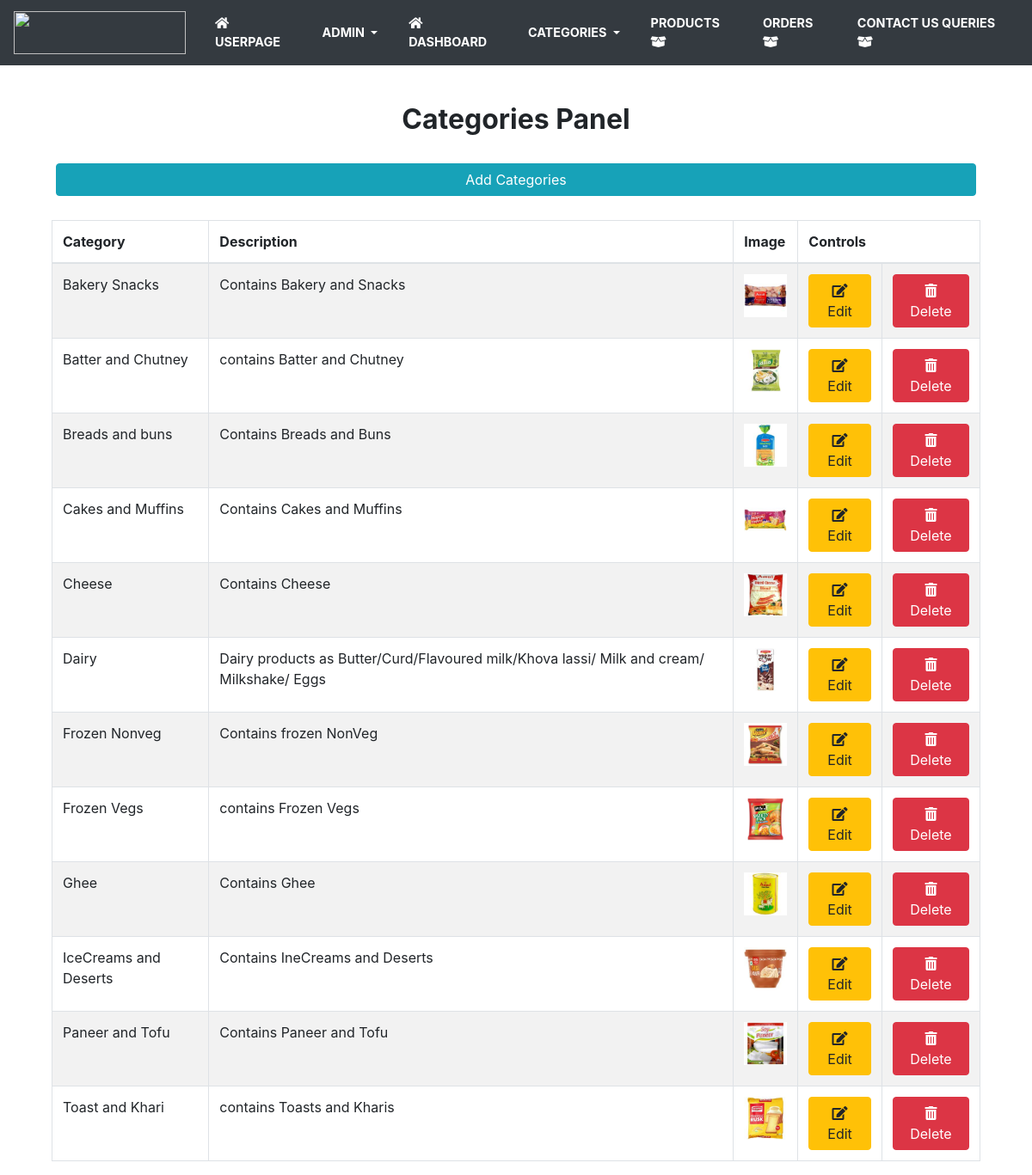
The app's page /Code/categories.php (signed in) with its own data.
### tables this page shows
CREATE TABLE `categories` (
  `categories` varchar(100) NOT NULL,
  `description` text NOT NULL,
  `catphoto` varchar(100) NOT NULL
);

### Code/categories.php (the view, shortened to what this page needs)
<!doctype html>
<html lang="en">
<head>
</head>
<body>
<?php
include_once "adminheader2.php";
?>
<div class="container">
<div class="card-body">
<br>
    <h2 class="text-center"><b>Categories Panel</b></h2>
    <br>
    <h4 class="box-link"><a href="addcategories.php" class='btn btn-info btn-block' name="add" action="addcategories.php">Add Categories</a> </h4>
</div>
<div class="container">
    <div class="table-responsive">
    <table class="table table-bordered table-striped">
        <thead>
        <tr>
            <th>Category</th>
            <th>Description</th>
            <th>Image</th>
            <th colspan="2">Controls</th>
        </tr>
        </thead>
        <tbody>
        <?php
       include_once "connection.php";
        $selectcat = "select * from categories";
        $result = mysqli_query($con, $selectcat);
        while ($row = mysqli_fetch_array($result)) {
            ?>
            <tr>
                <td><?php echo $row[0]; ?></td>
                <td><?php echo $row[1]; ?></td>
                <td>
                    <img src="<?php echo $row[2]; ?>" style="width:50px;height:50px" >
                </td>
                <td><a
                href='editcategory.php?categories=<?php echo $row[0]; ?>' class='btn btn-warning'> <i class='fas fa-edit'></i> Edit</a></td>
                <td>
                    <form onsubmit="return confirm('Are you Sure to Delete ?')" action="manage_categories.php" method="post">
                        <button type="submit" class="btn btn-danger"><i class='fas fa-trash-alt'></i> Delete</button>
                    </form>
                </td>
            </tr>
            <?php
        }
        ?>
        </tbody>
    </table>
</div>
    </div>
    </div>
</body>
</html><?php

### records on screen
categories: categories "Bakery Snacks", description "Contains Bakery and Snacks", catphoto (picture)
categories: categories "Batter and Chutney", description "contains Batter and Chutney", catphoto (picture)
categories: categories "Breads and buns", description "Contains Breads and Buns", catphoto (picture)
categories: categories "Cakes and Muffins", description "Contains Cakes and Muffins", catphoto (picture)
categories: categories "Cheese", description "Contains Cheese", catphoto (picture)
categories: categories "Dairy", description "Dairy products as Butter/Curd/Flavoured milk/Khova lassi/ Milk and cream/ Milkshake/ Eggs", catphoto (picture)
categories: categories "Frozen Nonveg", description "Contains frozen NonVeg", catphoto (picture)
categories: categories "Frozen Vegs", description "contains Frozen Vegs", catphoto (picture)
categories: categories "Ghee", description "Contains Ghee", catphoto (picture)
categories: categories "IceCreams and Deserts", description "Contains IneCreams and Deserts", catphoto (picture)
categories: categories "Paneer and Tofu", description "Contains Paneer and Tofu", catphoto (picture)
categories: categories "Toast and Khari", description "contains Toasts and Kharis", catphoto (picture)
